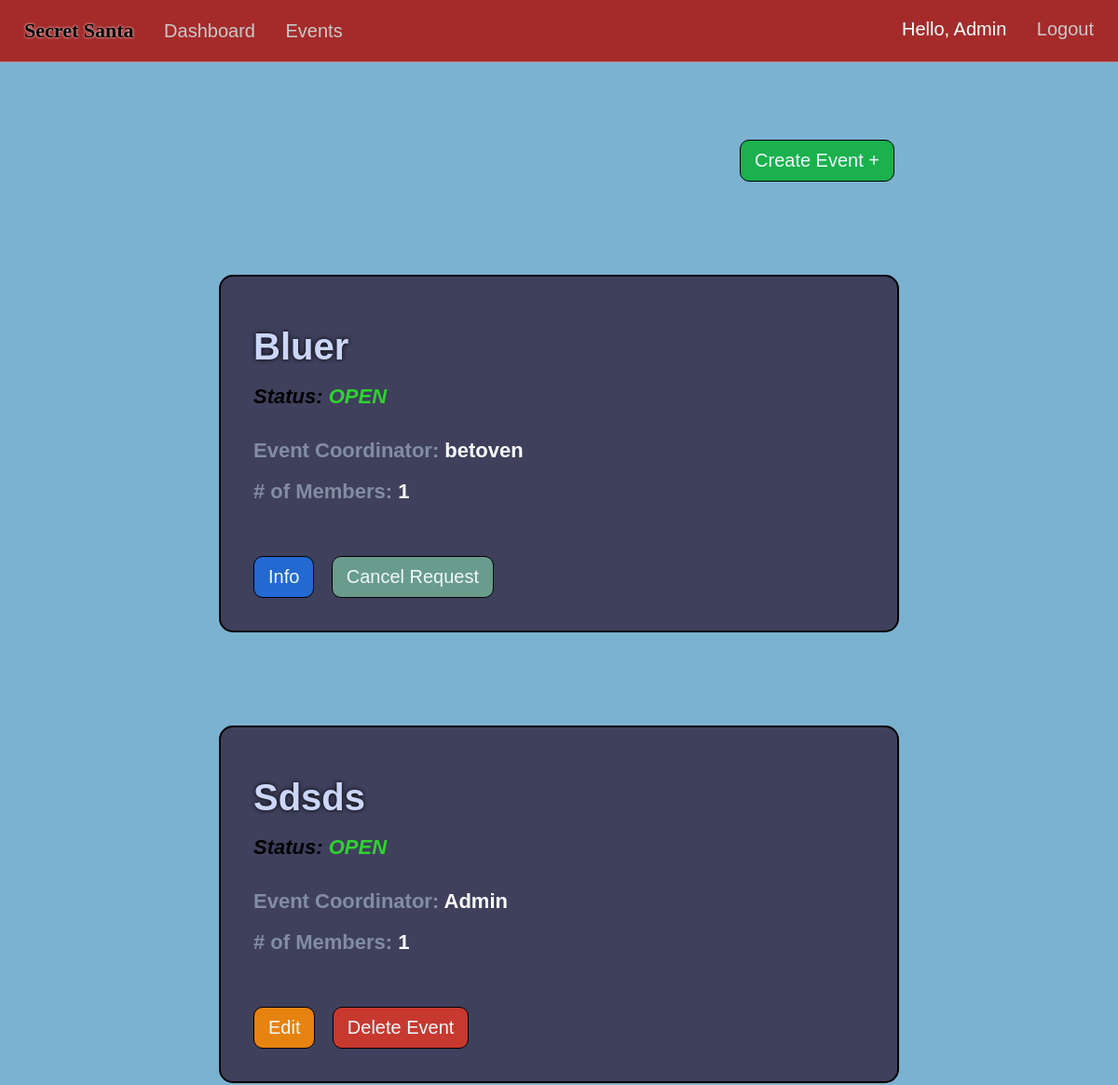
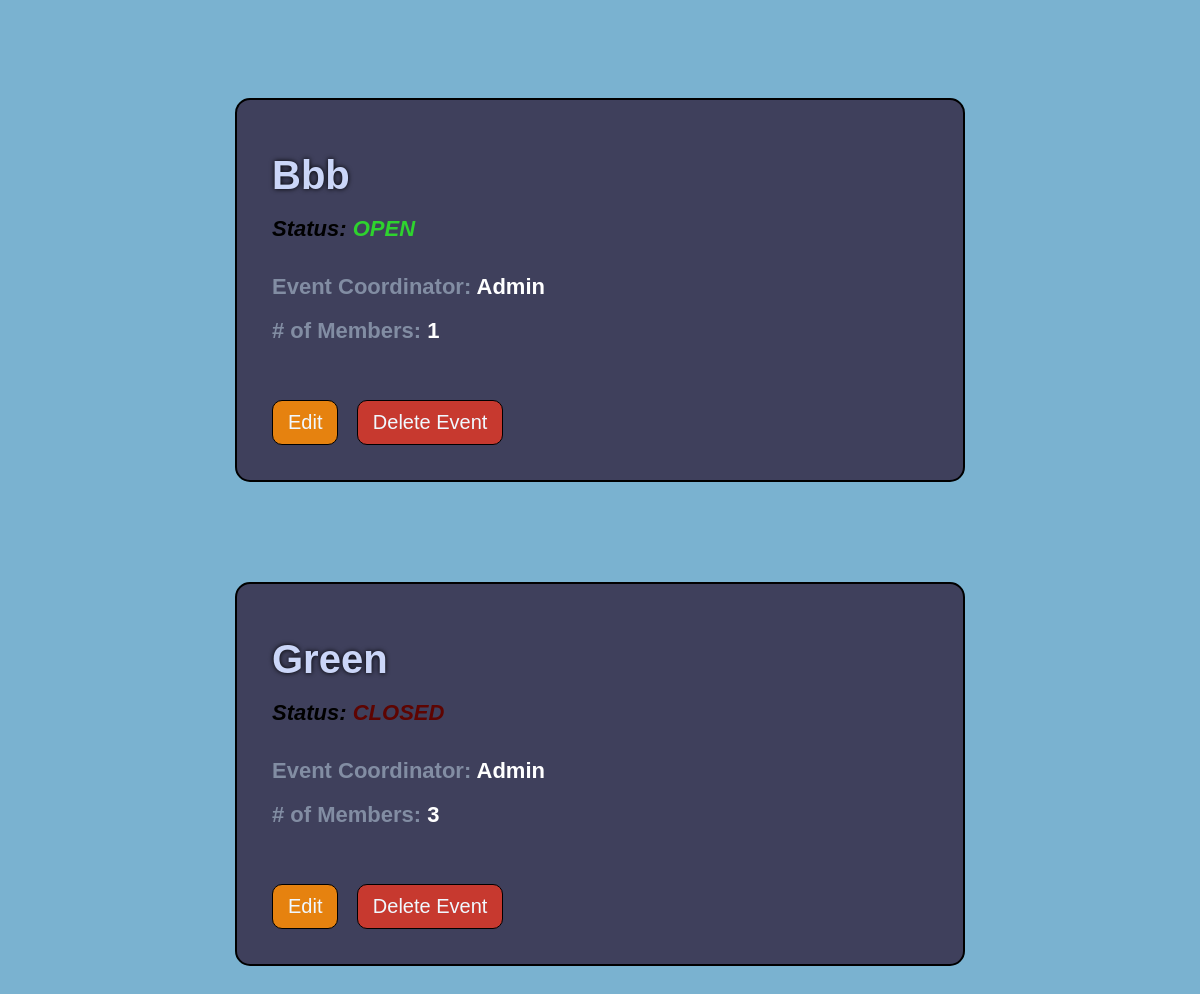
The app's page /events (signed in) with its own data (2 pictures, top to bottom).
### market/models.py (models this page shows, shortened)
class User(db.Model, UserMixin):
    id = db.Column(db.Integer(), primary_key=True)
    username = db.Column(db.String(length=30), nullable=False, unique=True)
    first_name = db.Column(db.String(length=50), nullable=False)
    last_name = db.Column(db.String(length=50), nullable=False)
    email_address = db.Column(db.String(length=50), nullable=False, unique=True)
    password_hash = db.Column(db.String(length=60), nullable=False)
    events = db.relationship('Event', backref='coordinator', lazy=True)
    events_attending = db.relationship('EventMembers', backref='attendees', lazy=True)
    @property
    def password(self):
        return self.password_hash

class Event(db.Model):
    event_id = db.Column(db.Integer(), primary_key=True)
    coordinator_id = db.Column(db.Integer(), db.ForeignKey('user.id'), nullable=False)
    event_name = db.Column(db.String(length=75), nullable=False, unique=True)
    event_date = db.Column(db.Date())
    event_status = db.Column(db.String(length=20))
    members = db.relationship('EventMembers', backref='attended_events', lazy=True)
    fields = db.relationship('EventFields', backref='event_for_field', lazy=True)
    filled_fields = db.relationship('UserEventFields', backref='FieldEvent', lazy=True)

### market/routes.py (the view)
@app.route("/events")
@login_required
def events_page():
    events=Event.query.order_by(Event.event_status.desc()).all()
    return render_template('events.html', events=events, is_user_member=is_user_member)

### market/models.py (called while the page is built)
@login_manager.user_loader
def load_user(user_id):
    return User.query.get(int(user_id))

### market/routes.py (called while the page is built)
def is_user_member(event, current_user):
    for person in event.members:
        if person.user_id == current_user.id and person.status == 'member':
            return 'member'
        elif person.user_id == current_user.id and person.status == 'pending':
            return 'pending'
    return 'none'

### market/templates/events.html (shortened to what this page needs)
{% extends 'base.html' %}
  {% block style %}
  <link rel= "stylesheet" type= "text/css" href= "{{ url_for('static',filename='styles/events.css') }}">
  {% endblock %}
  {% block content %}
    {% if events %}
    <center>
    <div class="create-btn-div-true">
    <a href="{{url_for('create_event')}}"><button class="create-btn-yes">Create Event +</button></a>
    </div>
      <div class="create-div">
      {% for event in events %}
      <div class="event">
        <div class="titles-div">
          <h1 class="e-title"><span class="event-info-title">{{event.event_name|title}}</span></h1>
          <h1 class="e-title e-status"><i>Status:
            {% if event.event_status|title=='Open' %}
              <span class="event-status-info-open">{{event.event_status|upper}}</i></span></h1><br>
              {% elif event.event_status|title=='Closed' %}
            <span class="event-status-info-closed">{{event.event_status|upper}}</i></span></h1><br>
            {% endif %}
          <h1 class="e-title">Event Coordinator: <span class="event-info">{{event.coordinator.username}}</span></h1>
          <h1 class="e-title"># of Members: <span class="event-info">
            {% set count = [] %}
            {% for person in event.members%}
              {% if person.status == 'member'%}
                {% set _ = count.append(person) %}
              {% endif %}
            {% endfor %}
            {{count|length}}
          </span></h1>
        </div>
        <br><br><br><br>
        <div class="buttons">
          {% if current_user.is_authenticated and current_user.id == event.coordinator.id %}
            <a href="{{ url_for('event_info', event_id=event.event_id) }}"><button class="edit-btn">Edit</button></a>
            <a href="{{ url_for('delete_event', event_id=event.event_id) }}"><button class="delete-btn">Delete Event</button></a>
            {% else %}
              <a href="{{ url_for('event_info', event_id=event.event_id) }}"><button class="info-btn">Info</button></a>
              {% if current_user.is_authenticated and event.event_status == 'open' %}
                {% set user_event_status=is_user_member(event, current_user) %}
                {% if user_event_status=='none' %}
                    <a href="{{ url_for('request_event', event_id=event.event_id, member_id=current_user.id) }}"><button class="request-btn">Request</button></a>
                {% elif user_event_status=='pending' %}
                <a href="{{ url_for('cancel_request', event_id=event.event_id) }}"><button class="remove-request-btn">Cancel Request</button></a>
                {% endif %}
              {% endif %}
            {% endif %}
        </div>
      </div>
      {% endfor %}
    </div></center>
    {% else %}
    <center>
    <div class="no-event-div">
    <p>Be the First To Create An Event!</p>
    <a href="{{url_for('create_event')}}"><button class="create-btn">Create Event +</button></a>
    </div></center>
    {% endif %}
  {% endblock %}

### market/templates/base.html (shortened to what this page needs)
<!DOCTYPE html>
<html lang="en">
<head>
  <link rel= "stylesheet" type= "text/css" href= "{{ url_for('static',filename='styles/main.css') }}">
  {% block style %}
  {% endblock %}
</head>
<body>
  <nav>
    <ul class="top-left-nav">
      <a href="{{ url_for('home_page') }}" ><li class="li-title">
        Secret Santa
      </li></a>
    {% if current_user.is_authenticated %}
      <li>
        <a href="{{ url_for('dashboard_page') }}" class="nav-item">Dashboard</a>
      </li>
      <li>
        <a href="{{ url_for('events_page') }}" class="nav-item">Events</a>
      </li>
    {% endif %}
    </ul>
    {% if current_user.is_authenticated %}
    <ul class="top-right-nav">
      <li>
        <p class="nav-name">Hello, {{ current_user.first_name.title() }} </p>
      </li>
      <li>
        <a class="nav-item" href="{{ url_for('logout_page') }}">Logout</a>
      </li>
    </ul>
    {% endif %}
  </nav>
  {% block content %}
  {% endblock %}
</body>
</html>

### market/static/styles/main.css (style rules this page uses)
* { margin: 0px; box-sizing: border-box; }
body { margin-top: 66px; font-family: Arial, Helvetica, sans-serif; background-color: rgb(122, 178, 208); color: white; padding: 0px 10px; padding-bottom: 80px; }
nav { display: flex; justify-content: space-between; background-color: rgb(165, 43, 43); padding: 20px 20px; position: fixed; right: 0px; left: 0px; top:0px; z-index: 1000; color: black; font-family:'Gill Sans', 'Gill Sans MT', Calibri, 'Trebuchet MS', sans-serif; font-size: 20px; border-bottom: 1px solid rgba(209, 208, 208, 0.589); }
.li-title { font-weight: bolder; font-size: 22px; font-family: 'Grinched'; text-shadow: 0px 0px 3px white; }
.top-left-nav { list-style: none; padding: 0px; display: inline-block; }
.top-left-nav li,.top-right-nav li { display: inline-block; margin-right: 6px; margin-left: 6px; }
.top-right-nav { list-style: none; padding: 0px; display: inline-block; }
.nav-item { text-decoration: none; color: rgb(202, 201, 201); margin-left: 15px; }
.nav-name { text-decoration: none; color: rgb(255, 255, 255); }
a { text-decoration: none; color: Black; }

### market/static/styles/events.css (style rules this page uses)
body { margin-top: 80px; padding: 0px 10px; padding-bottom:60px ; }
.event { background-color: rgb(63, 64, 92); min-height: 350px; max-width: 750px; margin-top: 100px; border-radius: 15px; text-align: left; padding:35px; font-size: 12px; display: flex; flex-direction:column; justify-content:space-between; margin-left: 10px; margin-right: 10px; border: 2px solid black; }
.event-info-title { font-size: 40px; color: rgb(203, 214, 248); text-shadow: 0px 0px 5px black; }
.e-title { margin-top: 18px; font-size: 22px; color: rgb(130, 141, 163); font-family: 'Gill Sans', 'Gill Sans MT', Calibri, 'Trebuchet MS', sans-serif; }
.e-status { color:rgb(0, 0, 0); }
.event-status-info-open { color:rgb(46, 211, 46); font-weight: bold; }
.event-status-info-closed { color:rgb(94, 4, 1); font-weight: bold; }
.titles-div { display: inline-block; }
.event-info { color: rgb(255, 255, 255); }
.remove-request-btn { border:1px solid black; cursor: pointer; background-color: rgb(105, 156, 140); color: aliceblue; padding: 10px 15px; border-radius: 10px; font-size: 20px; font-family: 'Gill Sans', 'Gill Sans MT', Calibri, 'Trebuchet MS', sans-serif; margin-right: 15px; }
.delete-btn { cursor: pointer; background-color: rgb(199, 57, 47); border: none; color: aliceblue; padding: 10px 15px; border-radius: 10px; font-size: 20px; font-family: 'Gill Sans', 'Gill Sans MT', Calibri, 'Trebuchet MS', sans-serif; border:1px solid black; }
.info-btn { cursor: pointer; background-color: rgb(36, 105, 209); border: none; color: aliceblue; padding: 10px 15px; border-radius: 10px; font-size: 20px; font-family: 'Gill Sans', 'Gill Sans MT', Calibri, 'Trebuchet MS', sans-serif; margin-right: 15px; border:1px solid black; }
.create-div { max-width: 750px; }
.create-btn-div-true { padding-top: 70px; padding-right: 15px; display:flex; max-width: 750px; justify-content: end; }
.create-btn-yes { cursor: pointer; background-color: rgb(27, 177, 77); border: none; color: aliceblue; padding: 10px 15px; border:1px solid black; border-radius: 10px; font-size: 20px; font-family: 'Gill Sans', 'Gill Sans MT', Calibri, 'Trebuchet MS', sans-serif; }
.edit-btn { cursor: pointer; background-color: rgb(230, 130, 15); border: none; color: aliceblue; padding: 10px 15px; border-radius: 10px; font-size: 20px; font-family: 'Gill Sans', 'Gill Sans MT', Calibri, 'Trebuchet MS', sans-serif; margin-right: 15px; border:1px solid black; }

### records on screen
User: first_name "Admin"
Event: event_name "Bluer", event_status "OPEN", coordinator.username "betoven", count "1"
Event: event_name "Sdsds", event_status "OPEN", coordinator.username "Admin", count "1"
Event: event_name "Bbb", event_status "OPEN", coordinator.username "Admin", count "1"
Event: event_name "Green", event_status "CLOSED", coordinator.username "Admin", count "3"
